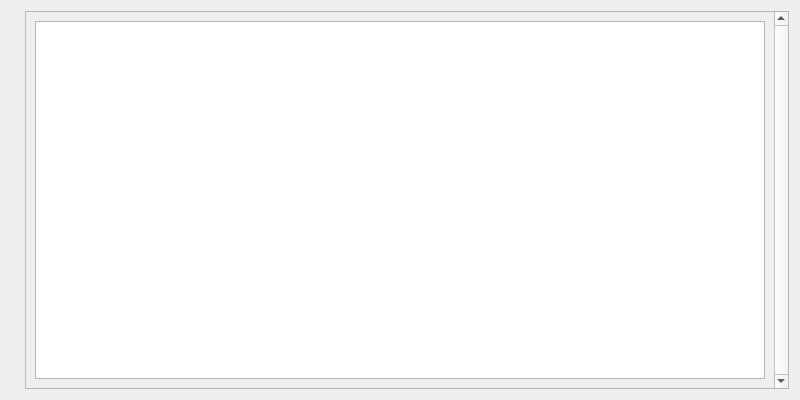
<?xml version="1.0" encoding="UTF-8"?>
<ui version="4.0">
 <class>GoodsDialog</class>
 <widget class="QDialog" name="GoodsDialog">
  <property name="geometry">
   <rect>
    <x>0</x>
    <y>0</y>
    <width>800</width>
    <height>400</height>
   </rect>
  </property>
  <property name="font">
   <font>
    <pointsize>10</pointsize>
   </font>
  </property>
  <property name="windowTitle">
   <string notr="true">Yrmixcoin Core - Command-line options</string>
  </property>
  <layout class="QHBoxLayout" name="horizontalLayout_2">
   <item>
    <widget class="QLabel" name="graphic">
     <property name="sizePolicy">
      <sizepolicy hsizetype="Preferred" vsizetype="Ignored">
       <horstretch>0</horstretch>
       <verstretch>0</verstretch>
      </sizepolicy>
     </property>
     <property name="pixmap">
      <pixmap resource="../yrmixcoin.qrc">:/images/about</pixmap>
     </property>
    </widget>
   </item>
   <item>
    <layout class="QVBoxLayout" name="verticalLayout">
     <item>
      <widget class="QScrollArea" name="scrollArea">
       <property name="verticalScrollBarPolicy">
        <enum>Qt::ScrollBarAlwaysOn</enum>
       </property>
       <property name="widgetResizable">
        <bool>true</bool>
       </property>
       <widget class="QWidget" name="scrollAreaWidgetContents">
        <property name="geometry">
         <rect>
          <x>0</x>
          <y>0</y>
          <width>651</width>
          <height>372</height>
         </rect>
        </property>
        <layout class="QVBoxLayout" name="verticalLayout_2">
         <item>
          <widget class="QTextBrowser" name="textBrowser">
           <property name="html">
            <string>&lt;!DOCTYPE HTML PUBLIC &quot;-//W3C//DTD HTML 4.0//EN&quot; &quot;http://www.w3.org/TR/REC-html40/strict.dtd&quot;&gt;
&lt;html&gt;&lt;head&gt;&lt;meta name=&quot;qrichtext&quot; content=&quot;1&quot; /&gt;&lt;style type=&quot;text/css&quot;&gt;
p, li { white-space: pre-wrap; }
&lt;/style&gt;&lt;/head&gt;&lt;body style=&quot; font-family:'.Lucida Grande UI'; font-size:10pt; font-weight:400; font-style:normal;&quot;&gt;
&lt;p style=&quot;-qt-paragraph-type:empty; margin-top:0px; margin-bottom:0px; margin-left:0px; margin-right:0px; -qt-block-indent:0; text-indent:0px;&quot;&gt;&lt;br /&gt;&lt;/p&gt;&lt;/body&gt;&lt;/html&gt;</string>
           </property>
           <property name="openExternalLinks">
            <bool>true</bool>
           </property>
          </widget>
         </item>
        </layout>
       </widget>
      </widget>
     </item>
    </layout>
   </item>
  </layout>
 </widget>
 <resources>
  <include location="../yrmixcoin.qrc"/>
 </resources>
 <connections/>
</ui>
